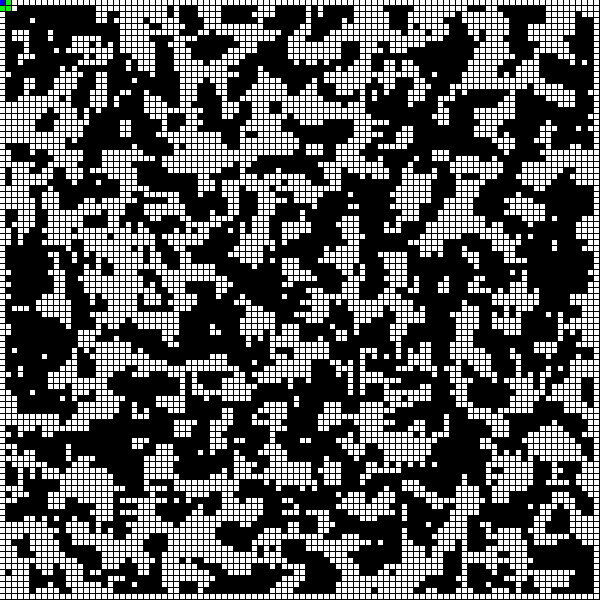
Frame 1 (no input)
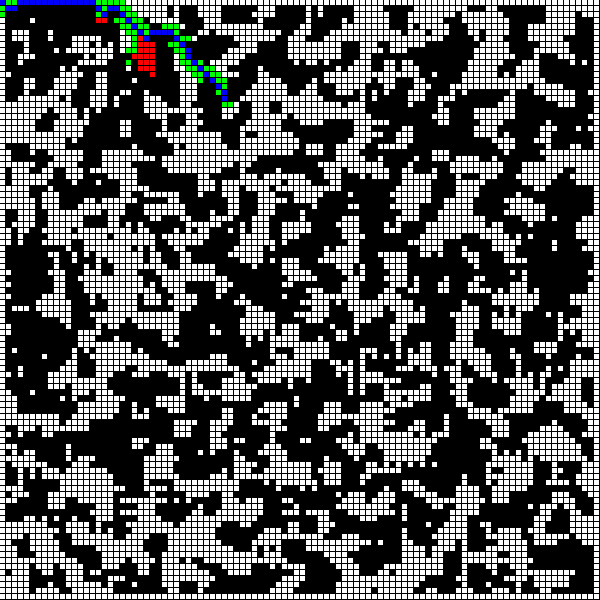
Frame 60 (no input)
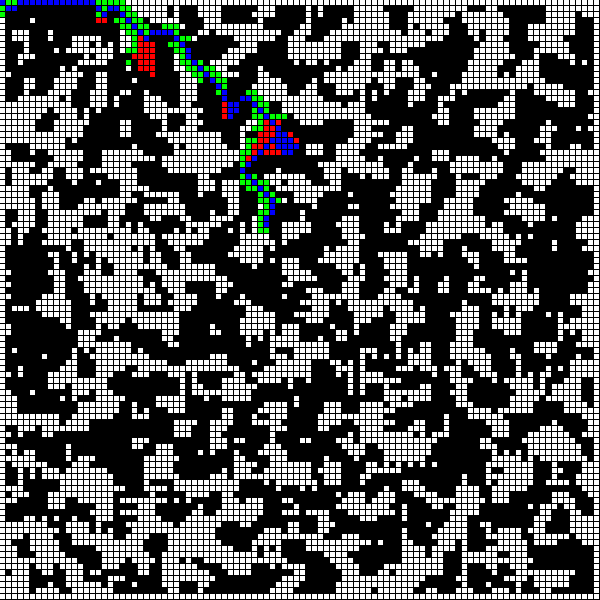
Frame 120 (the mouse pressed at the canvas centre since frame 60)

The p5.js sketch that drew these frames (run headless with seeded random() and noise() and a simulated clock; from frame 60 on, the mouse is pressed at the canvas centre):

// p5.js sketch
// ── sketch.js
function removeFromArray(arr, elt) {
  for (var i = arr.length - 1; i >= 0; i--) {
    if (arr[i] == elt) {
      arr.splice(i, 1);
    }
  }
}

function hueristic(a, b) {
  var d = dist(a.i, a.j,b.i,b.j);
  //var d = abs(a.i - b.i) + abs(a.j - b.j);
  return d;
}



var cols = 100;
var rows = 100;
var grid = new Array(cols);

var openSet = [];
var closedSet = [];
var blocks = [];
var start;
var end;
var w, h;
var path = [];

function Spot(i, j) {
  this.i = i;
  this.j = j;
  this.f = 0;
  this.g = 0;
  this.h = 0;
  this.neighbors = [];
  this.blockNeighbors = 0;
  this.previous = undefined;

  this.show = function(col) {
    fill(col);
    noStroke();
    rect(this.i * w, this.j * h, w - 1, h - 1);
  }

  this.addNeighbors = function(grid,blocks) {
    var i = this.i;
    var j = this.j;
    this.blockNeighbors = 0;
    this.neighbors = [];
    /*
    if (i < cols - 1) {
      this.neighbors.push(grid[i + 1][j]);
    }
    if (i > 0) {
      this.neighbors.push(grid[i - 1][j]);
    }
    if (j < rows - 1) {
      this.neighbors.push(grid[i][j + 1]);
    }
    if (j > 0) {
      this.neighbors.push(grid[i][j - 1]);
    }
    */

    for(var x = -1; x < 2; x++){

      for(var y = -1; y < 2; y++){

        if(this.i + x > -1 && this.i + x < cols){

          if(this.j + y > -1 && this.j + y < rows){

            if(!blocks.includes(grid[this.i + x][this.j+y])){
              this.neighbors.push(grid[this.i + x][this.j+y]);
            }else{
            	this.blockNeighbors += 1;
            }

          }else{
          	this.blockNeighbors -= 1;
          }
        }else{
        	this.blockNeighbors -= 1;
        }
      }
    }
  }
}

function fillGridWithRandomSpots(grid, density, smoothing){
  var returnArray = [];

  for (var i = 0; i < cols; i++) {
    for (var j = 0; j < rows; j++) {
      if(Math.random() < density){
        returnArray.push(grid[i][j]);
      }
    }
  }

  for (var i = 0; i < returnArray.length; i++) {
    
  }

  for (var i = 0; i < cols; i++) {
    for (var j = 0; j < rows; j++) {
      grid[i][j].addNeighbors(grid,returnArray);
    }
  }
 

  for(var x = 0; x < smoothing; x++){

  for (var i = 0; i < cols; i++) {
    for (var j = 0; j < rows; j++) {
      if(returnArray.includes(grid[i][j])){

      	if(grid[i][j].blockNeighbors < 4){
      		removeFromArray(returnArray,grid[i][j]);
      	}
      }else{
      	if(grid[i][j].blockNeighbors > 3){
      		returnArray.push(grid[i][j]);
      	}
      }
    }
  }

  }

  return returnArray;
}

function setup() {
  // put setup code here
  createCanvas(600, 600);
  console.log('A*');

  w = width / cols;
  h = height / rows;

  for (i = 0; i < cols; i++) {
    grid[i] = new Array(rows);
  }

  for (var i = 0; i < cols; i++) {
    for (var j = 0; j < rows; j++) {
      grid[i][j] = new Spot(i, j);
    }
  }

  blocks = fillGridWithRandomSpots(grid, 0.4, 10);


  for (var i = 0; i < cols; i++) {
    for (var j = 0; j < rows; j++) {
      grid[i][j].addNeighbors(grid,blocks);
    }
  }



  start = grid[0][0];
  end = grid[cols - 1][rows - 1];

  openSet.push(start);

  console.log(grid);
}

function draw() {
  if (openSet.length > 0) {
    //keep going
    var winner = 0;
    for (var i = 0; i < openSet.length; i++) {
      if (openSet[i].f < openSet[winner].f) {
        winner = i;
      }
    }
    var current = openSet[winner];

    if (current === end) {

      noLoop();
      console.log("Done!");
    }
    removeFromArray(openSet, current);
    closedSet.push(current);

    var neighbors = current.neighbors;
    for (var i = 0; i < neighbors.length; i++) {
      var neighbor = neighbors[i];

      if (!closedSet.includes(neighbor)) {
        var tempG = current.g + 1;

        if (openSet.includes(neighbor)) {
          if (tempG < neighbor.g) {
            neighbor.g = tempG;
          }
        } else {
          neighbor.g = tempG;
          openSet.push(neighbor);
        }

        neighbor.h = hueristic(neighbor, end);
        neighbor.f = neighbor.g + neighbor.h * 2;
        neighbor.previous = current;

      }
    }
  }
  background(0);

  for (var i = 0; i < cols; i++) {
    for (var j = 0; j < rows; j++) {
      grid[i][j].show(color(255));
    }
  }

  for (var i = 0; i < closedSet.length; i++) {
    closedSet[i].show(color(255, 0, 0));
  }

  for (var i = 0; i < openSet.length; i++) {
    openSet[i].show(color(0, 255, 0));
  }

  for (var i = 0; i < blocks.length; i++) {
    blocks[i].show(color(0, 0, 0));
  }

  //find path
  path = [];
  var temp = current;
  path.push(temp);
  while (temp.previous) {
    path.push(temp.previous);
    temp = temp.previous;
  }

  for (var i = 0; i < path.length; i++) {
    path[i].show(color(0, 0, 255));
  }



}
